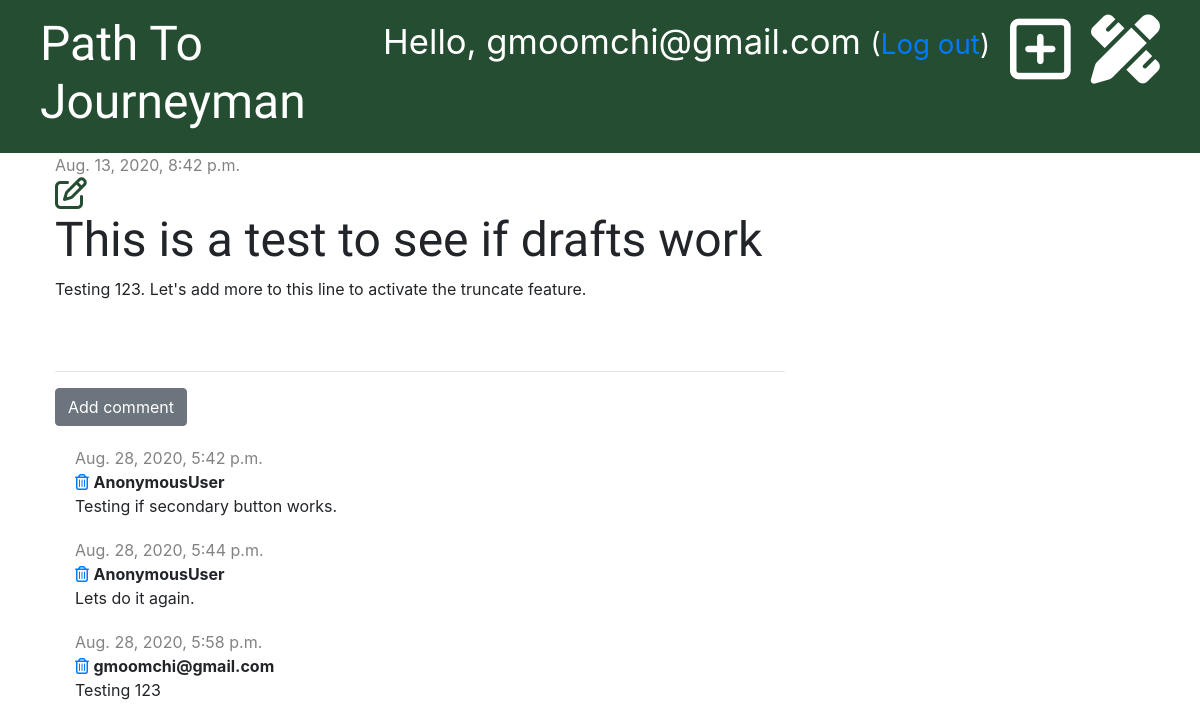
Screenshot of /post/9/ (signed in) with the database file from the repository.
### blog/models.py (models this page shows, shortened)
class Post(models.Model):
    author = models.ForeignKey('auth.User', on_delete=models.CASCADE)
    title = models.CharField(max_length=200)
    text = models.TextField()
    created_date = models.DateTimeField(default=timezone.now)
    published_date = models.DateTimeField(blank=True, null=True)

class Comment(models.Model):
    post = models.ForeignKey('blog.Post', on_delete=models.CASCADE, related_name='comments')
    author = models.CharField(max_length=200)
    text = models.TextField()
    created_date = models.DateTimeField(default=timezone.now)

### blog/views.py (the view)
# urls.py: path('post/<int:pk>/', views.post_detail, name='post_detail'),
def post_detail(request, pk):
    post = get_object_or_404(Post, pk=pk)
    stuff_for_frontend = {'post': post}
    return render(request, 'blog/post_detail.html', stuff_for_frontend)

### blog/templates/blog/post_detail.html (shortened to what this page needs)
{% extends 'blog/base.html' %}
{% block content %}
    <div class="post">
        {% if post.published_date %}
            <div class="date">
                {{ post.published_date }}
            </div>
        {% else %}
            <a href="{% url 'post_publish' pk=post.pk %}" class="btn btn-primary">Publish</a>
        {% endif %}
        {% if user.is_authenticated %}
            <a href="{% url 'post_edit' pk=post.pk %}"><i class="far fa-edit fa-2x" style="color: #254d32;"></i></a>
        {% endif %}
        <h1>{{ post.title }}</h1>
        <p>{{ post.text|linebreaksbr }}</p>
    </div>
    <hr>
    <a href="{% url 'add_comment_to_post' pk=post.pk %}" class="btn btn-secondary">Add comment</a>
    {% for comment in post.comments.all %}
        <div class="comment">
            <div class="date">
                {{ comment.created_date }}
            </div>
            <a href="{% url 'comment_remove' pk=comment.pk %}"><i class="far fa-trash-alt"></i></a>
            <strong>{{ comment.author }}</strong>
            <p>{{ comment.text }}</p>
        </div>
        {% empty %}
            <p>No comments yet...</p>
    {% endfor %}
{% endblock %}

### blog/templates/blog/base.html (shortened to what this page needs)
{% load static %}
<!DOCTYPE html>
<html lang="en">
<head>
    <link rel="stylesheet" href="https://stackpath.bootstrapcdn.com/bootstrap/4.5.0/css/bootstrap.min.css">
    <link rel="stylesheet" href="{% static 'css/blog.css' %}">
</head>
<body>
<div class="page-header">
    {% if user.is_authenticated %}
        <a href="{% url 'post_draft_list' %}" class="top-menu"><i class="fas fa-pencil-ruler fa-2x"></i></a>
        <a href="{% url 'post_new' %}" class="top-menu"><i class="far fa-plus-square fa-2x"></i></a>
        <p class="top-menu">Hello, {{ user.username }} <small>(<a href="{% url 'logout' %}">Log out</a>)</small></p>
    {% else %}
        <a href="{% url 'login' %}" class="top-menu"><i class="fas fa-sign-in-alt fa-2x"></i></a>
    {% endif %}
    <h1><a href="{% url "post_list" %}">Path To Journeyman</a></h1>
</div>
<div class="content container">
    <div class="row">
        <div class="col-md-8">
            {% block content %}
            {% endblock %}
        </div>
    </div>
</div>
</body>
</html>

### blog/static/css/blog.css (style rules this page uses)
.page-header { background-color: #254d32; margin-top: 0; padding: 15px 20px 15px 40px; }
.page-header h1, .page-header h1 a { color: #FFFFFF; font:-size: 36pt; text-decoration: none; }
.content { margin-left: 40px; }
h1, h2, h3, h4 { font-family: 'Tangerine', 'Inconsolata', 'Droid Sans', serif; font-size: 48px; }
.date { color: #828282; }
.post { margin-bottom: 70px; }
.top-menu, .top-menu:hover { color: #ffffff; float: right; font-size: 26pt; margin-right: 20px; }
.comment { margin: 20px 0px 20px 20px; }

### rows the page displays
Post: published_date "Aug. 13, 2020, 8:42 p.m.", title "This is a test to see if drafts work", text "Testing 123. Let's add more to this line to activate the truncate feature."
Comment: created_date "Aug. 28, 2020, 5:42 p.m.", author "AnonymousUser", text "Testing if secondary button works."
Comment: created_date "Aug. 28, 2020, 5:44 p.m.", author "AnonymousUser", text "Lets do it again."
Comment: created_date "Aug. 28, 2020, 5:58 p.m.", author "gmoomchi@gmail.com", text "Testing 123"

### other values shown
{{ user.username }} "gmoomchi@gmail.com"
